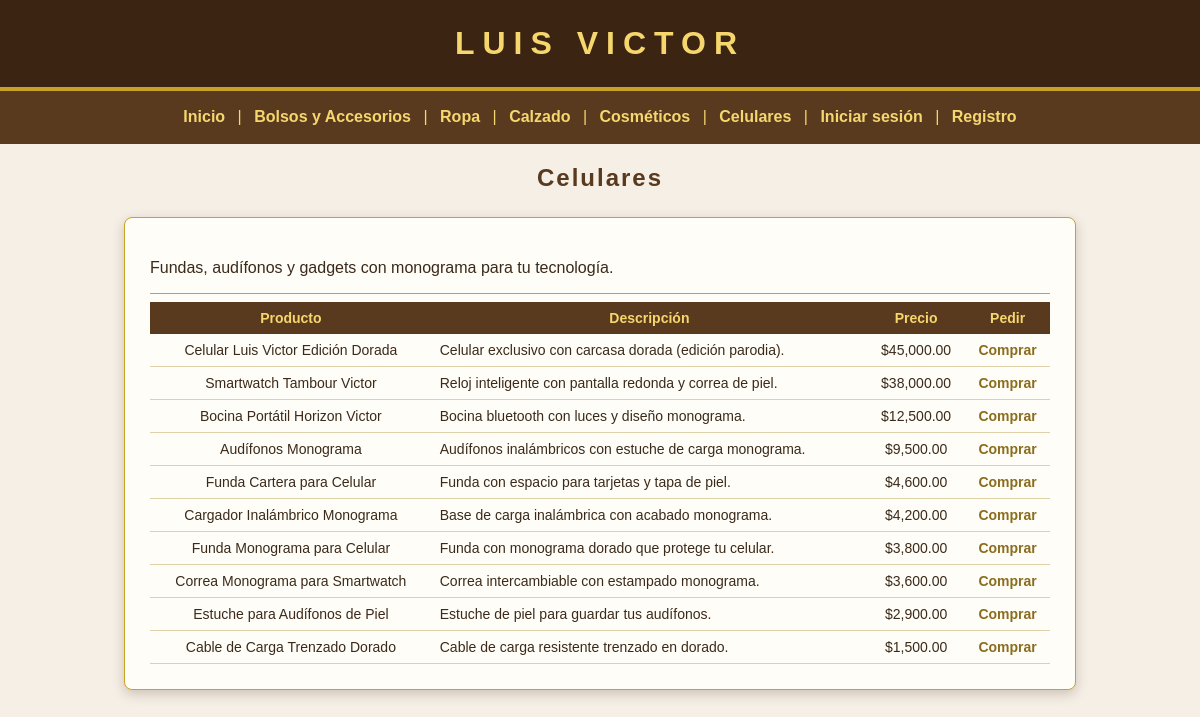
The app's page /celulares.php with its own data.
### tables this page shows
CREATE TABLE productos (
  id INT AUTO_INCREMENT PRIMARY KEY,
  categoria VARCHAR(50) NOT NULL,
  marca VARCHAR(50) NOT NULL,
  nombre VARCHAR(100) NOT NULL,
  descripcion VARCHAR(200) NOT NULL,
  precio DECIMAL(10,2) NOT NULL
);

### celulares.php (the view, shortened to what this page needs)
<?php
$categoria = "Celulares";
require "conexion.php";
$stmt = $conexion->prepare("SELECT id, nombre, descripcion, precio FROM productos WHERE categoria = ? ORDER BY precio DESC");
$stmt->bind_param("s", $categoria);
$stmt->execute();
$productos = $stmt->get_result();
?>
<!DOCTYPE html>
<html>
<head>
  <link rel="stylesheet" href="estilo.css">
</head>
<body>
  <h1>LUIS VICTOR</h1>
  <?php include "menu.php"; ?>
  <h2>Celulares</h2>
  <div class="ancho">
    <p>Fundas, audífonos y gadgets con monograma para tu tecnología.</p>
    <hr>
    <table>
      <tr>
        <th>Producto</th>
        <th>Descripción</th>
        <th>Precio</th>
        <th>Pedir</th>
      </tr>
      <?php while ($p = $productos->fetch_assoc()) { ?>
      <tr>
        <td><?php echo htmlspecialchars($p["nombre"]); ?></td>
        <td class="izq"><?php echo htmlspecialchars($p["descripcion"]); ?></td>
        <td>$<?php echo number_format($p["precio"], 2); ?></td>
        <td><a href="tienda.php?producto=<?php echo $p["id"]; ?>">Comprar</a></td>
      </tr>
      <?php } ?>
    </table>
  </div>
</body>
</html>

### estilo.css (style rules this page uses)
body { font-family: Arial, sans-serif; background-color: #f5efe6; color: #3b2a1a; margin: 0; }
h1 { background-color: #3b2412; color: #f5d76e; text-align: center; letter-spacing: 8px; margin: 0; padding: 25px; border-bottom: 4px solid #c9a227; }
h2 { color: #5a3a1e; text-align: center; letter-spacing: 2px; }
div { width: 90%; max-width: 520px; margin: 25px auto; padding: 25px; background-color: #fffdf8; border: 1px solid #c9a227; border-radius: 8px; box-shadow: 0 4px 12px rgba(90, 58, 30, 0.25); }
a { color: #8a6d1d; text-decoration: none; font-weight: bold; }
hr { border: 0; border-top: 1px solid #c9a227; }
table { width: 100%; font-size: 14px; border-collapse: collapse; }
th { background-color: #5a3a1e; color: #f5d76e; padding: 8px; }
td { padding: 8px; text-align: center; border-bottom: 1px solid #e0d2a8; }
div.ancho { max-width: 900px; }
td.izq { text-align: left; }

### records on screen
productos: nombre "Celular Luis Victor Edición Dorada", descripcion "Celular exclusivo con carcasa dorada (edición parodia).", precio "45,000.00"
productos: nombre "Smartwatch Tambour Victor", descripcion "Reloj inteligente con pantalla redonda y correa de piel.", precio "38,000.00"
productos: nombre "Bocina Portátil Horizon Victor", descripcion "Bocina bluetooth con luces y diseño monograma.", precio "12,500.00"
productos: nombre "Audífonos Monograma", descripcion "Audífonos inalámbricos con estuche de carga monograma.", precio "9,500.00"
productos: nombre "Funda Cartera para Celular", descripcion "Funda con espacio para tarjetas y tapa de piel.", precio "4,600.00"
productos: nombre "Cargador Inalámbrico Monograma", descripcion "Base de carga inalámbrica con acabado monograma.", precio "4,200.00"
productos: nombre "Funda Monograma para Celular", descripcion "Funda con monograma dorado que protege tu celular.", precio "3,800.00"
productos: nombre "Correa Monograma para Smartwatch", descripcion "Correa intercambiable con estampado monograma.", precio "3,600.00"
productos: nombre "Estuche para Audífonos de Piel", descripcion "Estuche de piel para guardar tus audífonos.", precio "2,900.00"
productos: nombre "Cable de Carga Trenzado Dorado", descripcion "Cable de carga resistente trenzado en dorado.", precio "1,500.00"
